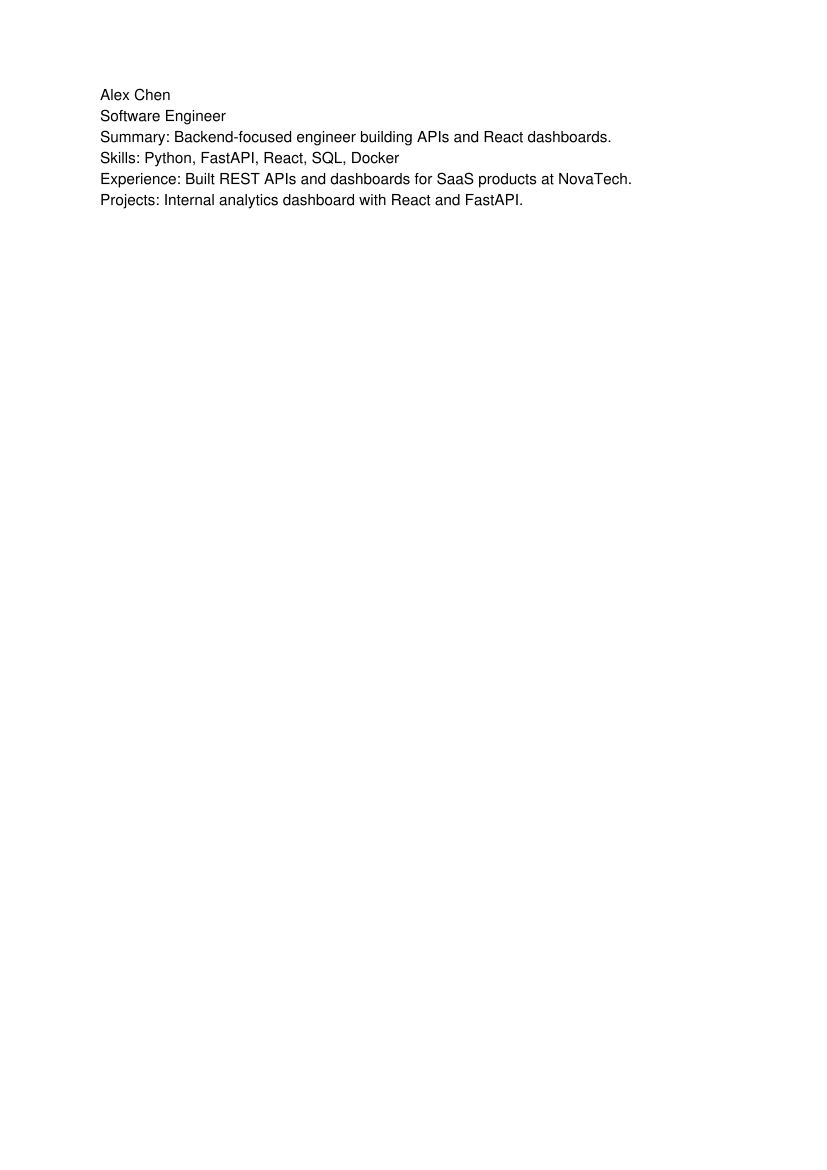

Generate this figure with Python:
"""Smoke-test interview start → answer → summary."""

from pathlib import Path
from urllib import request, error
import json

import fitz

JD = (
    "Software Engineer role requiring Python, FastAPI, React, and SQL. "
    "Build APIs and dashboards for SaaS products."
)


def make_pdf(path: Path) -> None:
    doc = fitz.open()
    page = doc.new_page()
    page.insert_text(
        (72, 72),
        "Alex Chen\nSoftware Engineer\n"
        "Summary: Backend-focused engineer building APIs and React dashboards.\n"
        "Skills: Python, FastAPI, React, SQL, Docker\n"
        "Experience: Built REST APIs and dashboards for SaaS products at NovaTech.\n"
        "Projects: Internal analytics dashboard with React and FastAPI.",
    )
    doc.save(path)
    doc.close()


def upload(path: Path):
    data = path.read_bytes()
    boundary = "----BoundaryVerifyInterview"
    body = (
        f"--{boundary}\r\n"
        f'Content-Disposition: form-data; name="file"; filename="{path.name}"\r\n'
        f"Content-Type: application/octet-stream\r\n\r\n"
    ).encode() + data + f"\r\n--{boundary}--\r\n".encode()
    req = request.Request(
        "http://127.0.0.1:8000/upload",
        data=body,
        headers={"Content-Type": f"multipart/form-data; boundary={boundary}"},
        method="POST",
    )
    with request.urlopen(req) as resp:
        return json.loads(resp.read().decode())


def post_json(url: str, payload: dict, timeout: int = 180):
    body = json.dumps(payload).encode()
    req = request.Request(
        url,
        data=body,
        headers={"Content-Type": "application/json"},
        method="POST",
    )
    try:
        with request.urlopen(req, timeout=timeout) as resp:
            return resp.status, json.loads(resp.read().decode())
    except error.HTTPError as exc:
        return exc.code, json.loads(exc.read().decode())


pdf_path = Path("_verify_interview.pdf")
make_pdf(pdf_path)

upload_result = upload(pdf_path)
filename = upload_result["filename"]
print("Upload OK:", filename)

status, start_data = post_json(
    "http://127.0.0.1:8000/interview/start",
    {"filename": filename, "job_description": JD},
)
print("Start status:", status)
assert status == 200, start_data
questions = start_data.get("questions") or []
assert 8 <= len(questions) <= 10, f"expected 8-10 questions, got {len(questions)}"
assert all("question" in q and "category" in q and "id" in q for q in questions)
categories = {q["category"] for q in questions}
assert "Behavioral" in categories and "Technical" in categories
print(f"Questions: {len(questions)}")
for q in questions[:3]:
    print(f"  {q['id']}. [{q['category']}] {q['question'][:80]}")

first = questions[0]
status, answer_data = post_json(
    "http://127.0.0.1:8000/interview/answer",
    {
        "history": [],
        "question": first["question"],
        "answer": (
            "I am a software engineer with experience building FastAPI services and "
            "React dashboards. At NovaTech I owned API endpoints and improved "
            "dashboard load times by optimizing SQL queries."
        ),
    },
)
print("Answer status:", status)
assert status == 200, answer_data
assert isinstance(answer_data.get("score"), int)
assert 0 <= answer_data["score"] <= 100
feedback = answer_data.get("feedback") or {}
assert isinstance(feedback.get("strengths"), list)
assert isinstance(feedback.get("weaknesses"), list)
assert isinstance(feedback.get("improvements"), list)
assert answer_data.get("follow_up")
print("Score:", answer_data["score"])
print("Follow-up:", str(answer_data["follow_up"])[:100])

# Mini multi-question loop for a stronger summary signal
turns = [
    {
        "question": first["question"],
        "answer": "I build APIs and dashboards with FastAPI and React.",
        "score": answer_data["score"],
        "feedback": feedback,
    }
]

for question in questions[1:3]:
    status, eval_data = post_json(
        "http://127.0.0.1:8000/interview/answer",
        {
            "history": [
                {"question": t["question"], "answer": t["answer"], "score": t["score"]}
                for t in turns
            ],
            "question": question["question"],
            "answer": (
                "In a recent project I used Python and SQL to ship a feature under "
                "deadline. Situation: slow reporting. Task: speed it up. Action: "
                "indexed queries and cached results. Result: faster dashboards."
            ),
        },
    )
    assert status == 200, eval_data
    turns.append(
        {
            "question": question["question"],
            "answer": "STAR-style project answer with measurable outcome.",
            "score": eval_data["score"],
            "feedback": eval_data.get("feedback") or {},
        }
    )
    print(f"Answered Q{question['id']} score={eval_data['score']}")

status, summary = post_json(
    "http://127.0.0.1:8000/interview/summary",
    {
        "filename": filename,
        "job_description": JD,
        "turns": turns,
    },
)
print("Summary status:", status)
assert status == 200, summary
assert isinstance(summary.get("overall_score"), int)
assert len(summary.get("improvements") or []) == 5
assert summary.get("learning_topics")
print("Overall:", summary["overall_score"])
print("Learning topics:", summary["learning_topics"][:3])
print("Interview verify OK")
